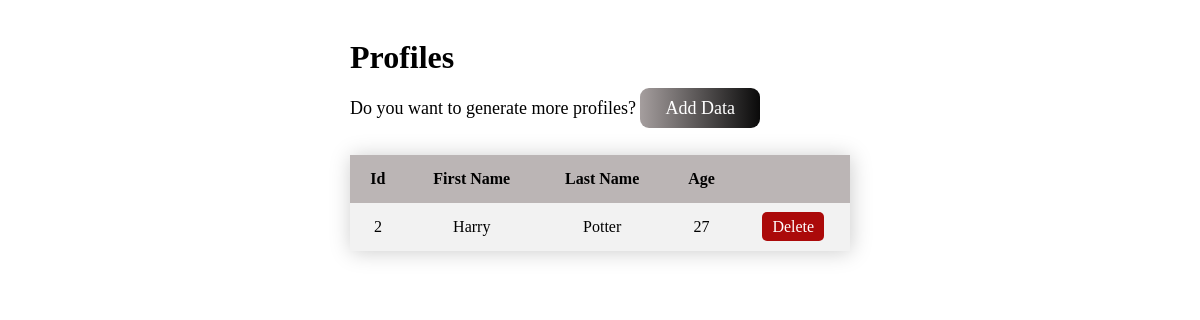
Before: / with the older database file.
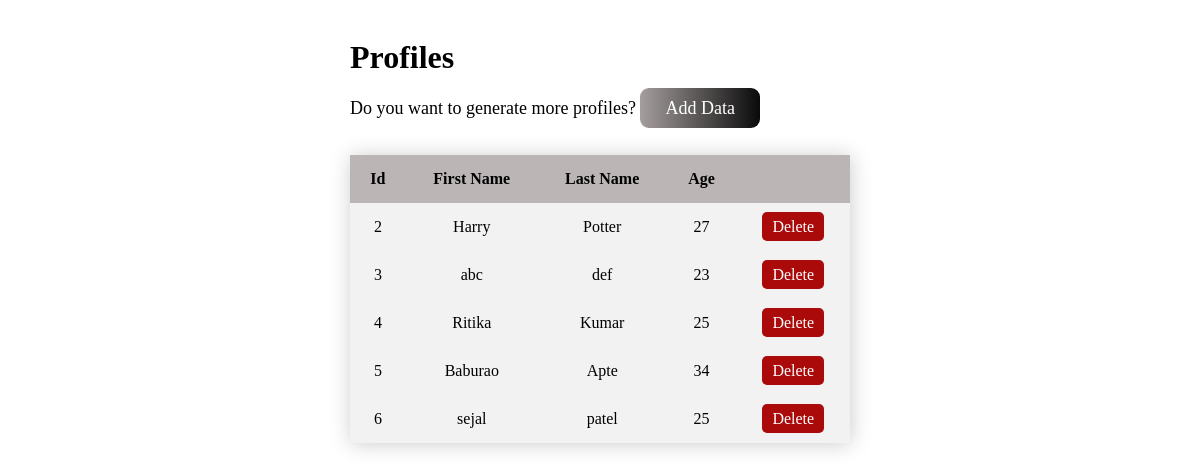
After: the same page with the newer database file.
### app.py (models this page shows, shortened)
class Profile(db.Model):
	id = db.Column(db.Integer, primary_key=True)
	first_name = db.Column(db.String(20), unique=False, nullable=False)
	last_name = db.Column(db.String(20), unique=False, nullable=False)
	age = db.Column(db.Integer, nullable=False)

### app.py (the view)
@app.route('/')
def index():
        profiles = Profile.query.all()
        return render_template('index.html',profiles=profiles)

### templates/index.html (shortened to what this page needs)
<!DOCTYPE html>
<html>
<head>
	<link href="static/style.css" rel="stylesheet">
</head>
<body>
	<div class="content">
	<h1>Profiles</h1>
	<p class="add-profile">Do you want to generate more profiles?  <a href="/add_data" class="add-btn">Add Data</a></p>
	<br>
	<table class="content-table">
		<thead class="tbl-header">
			<tr>
			<th>Id</th>
			<th>First Name</th>
			<th>Last Name</th>
			<th>Age</th>
			<th></th>
			</tr>
		</thead>
		{% for data in profiles %}
		<tbody>
			<tr>
			<td>{{data.id}}</td>
			<td>{{data.first_name}}</td>
			<td>{{data.last_name}}</td>
			<td>{{data.age}}</td>
			<td class="delete-btn"><a href="/delete/{{data.id}}" type="button">Delete</a></td>
			</tr>
		</tbody>
		{% endfor%}
	</table>
	</div>
</body>
</html>

### static/style.css (style rules this page uses)
.content { max-width:500px; margin:auto; padding:10px; }
table { border-collapse: collapse; width: 100%; box-shadow: 1px 1px 20px 0px #ccc; }
td { text-align: center; }
th, td { padding: 15px; }
tr { background-color: #f2f2f2; }
thead.tbl-header tr { background: #bbb5b5!important; }
td.delete-btn a { background-color: #ab0808fc; color: white; padding: 6px 10px; text-decoration: none; border-radius: 5px; }
p.add-profile { text-align: left; font-size: 18px; }
a.add-btn { padding: 10px 25px; background-image: linear-gradient(to right, #a59e9e , #0a0a0a); border-radius: 9px; color: white; text-decoration: none; }

Changed rows visible on the page:
added Profile: id "3", first_name "abc", last_name "def", age "23"
added Profile: id "4", first_name "Ritika", last_name "Kumar", age "25"
added Profile: id "5", first_name "Baburao", last_name "Apte", age "34"
added Profile: id "6", first_name "sejal", last_name "patel", age "25"
